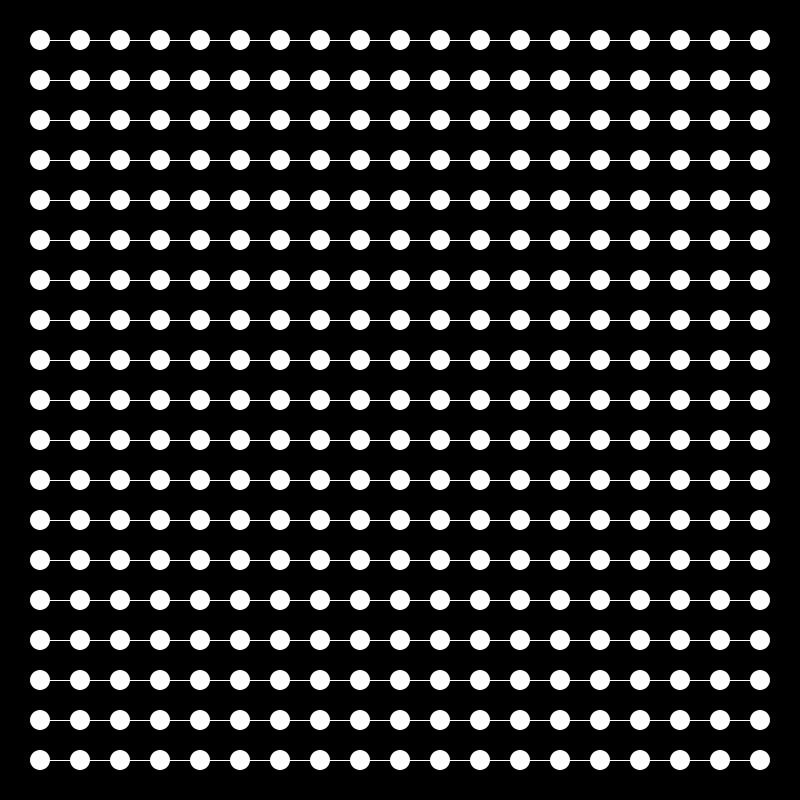
Frame 1 (no input)
Frame 60 (the mouse pressed at the canvas centre just before this capture): identical to frame 1, image omitted
Frame 120 (the mouse held since frame 60 and released just before this capture): identical to frame 1, image omitted

The Processing sketch that drew this single still picture (run headless with seeded random() and noise(); from frame 60 on, the mouse is pressed at the canvas centre):

// Processing sketch: LSI_052_2Dimensoes
// ── LSI_052_2Dimensoes.pde
void setup() {
  size(800, 800);
}


void draw() {

  
  background(0);
  
  
  for (int i = 40; i < width; i=i+40) {
    for (int j = 40; j < height; j=j+40) { 
      //fill(200,i/3,j/3);
      stroke(255);
      if(i<width-40) line(i,j,i+40,j);
      noStroke();
      ellipse(i,j,20,20);
    }
  }
}
